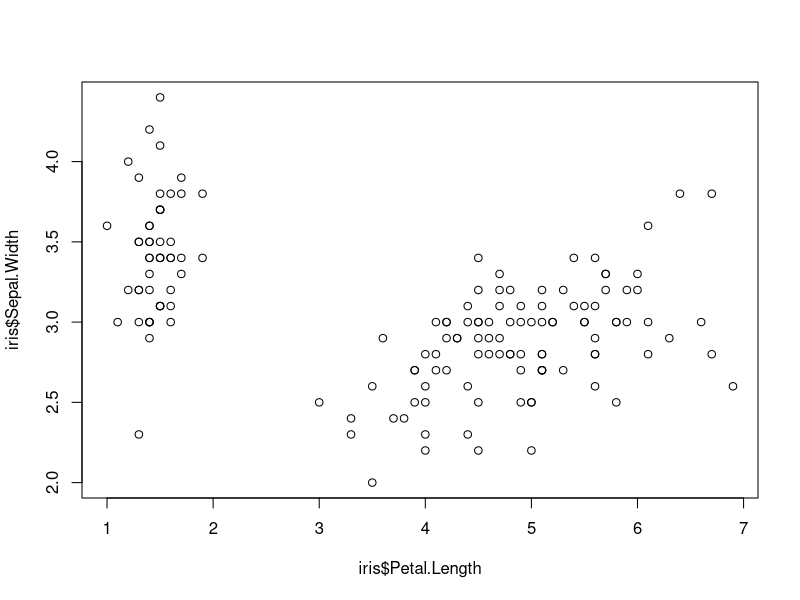
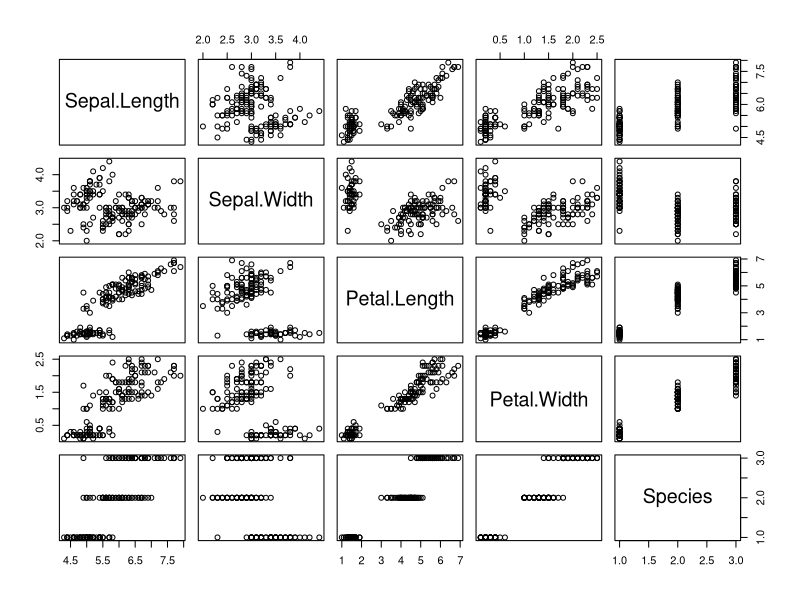
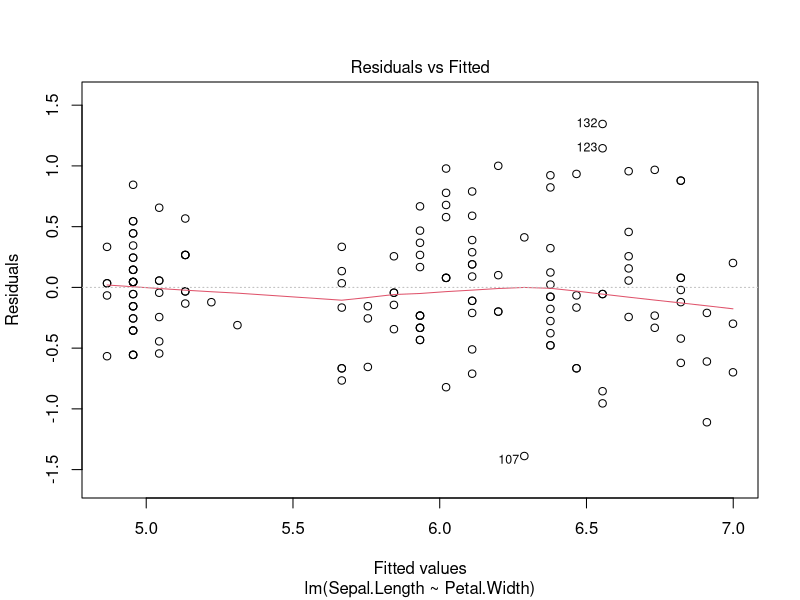
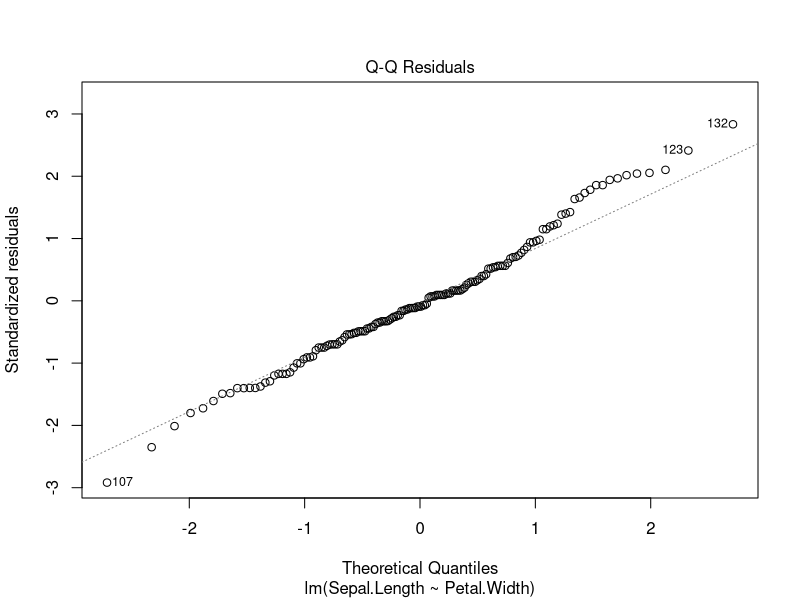
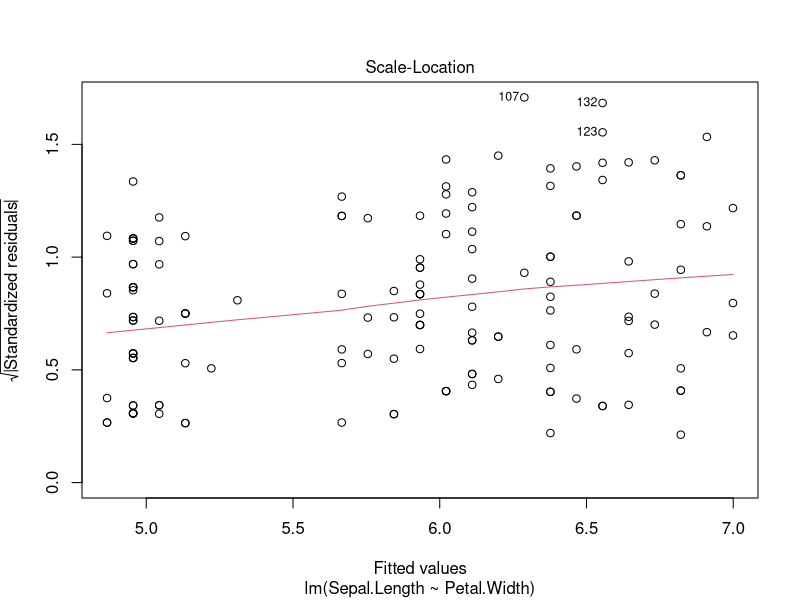
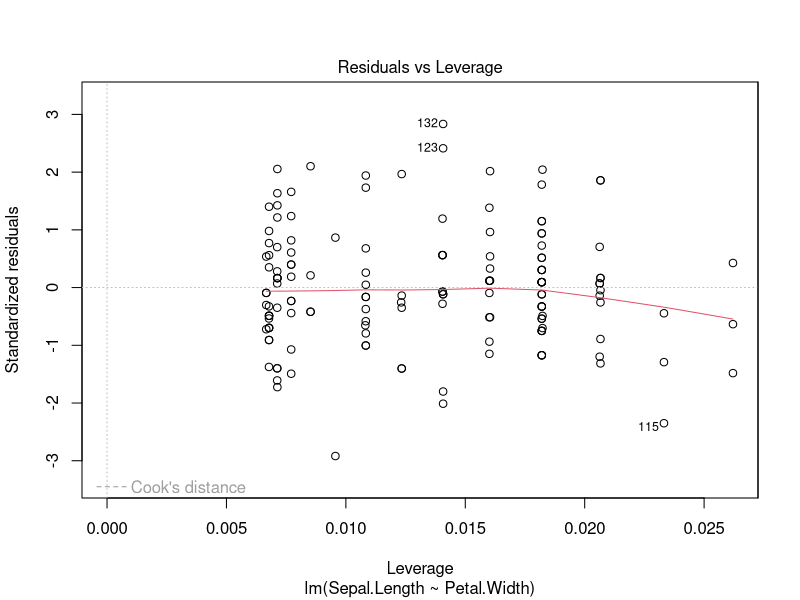

Recreate these plots in R, in order. (Note: this script raises an error after producing the figures.)
library(datasets)
data(iris)

help(iris) ##mi da' informazioni sul dataset
summary(iris) ##mi permette di vedere la "tabella" di iris
dim(iris) ##mi dice che ho  entry con 5 colonne in totale
n <- nrow(iris) ##assegno ad n=150
n #stampo n

summary(iris$Petal.Width) ##mi da' informazioni utili sulla variabile (mediana, quartili ecc.) 

plot(iris$Petal.Length,iris$Sepal.Width) ##mostra il grafico (x, y): noto che vi e' una buona separazione dei dati

plot(iris) #mostra i vari grafici di iris; posso capire quali sono gli assi che di volta in volta mostrano una distribuzione migliore dei punti, es. y=Petal.Lenght  e x=Petal.Width

lm(Sepal.Length ~ Petal.Width, data=iris) ##creo il modello di regressione (y, predittore), inoltre mi da' info utili su intercetta e corfficiente angolare

modello <- lm(Sepal.Length ~ Petal.Width, data=iris) ##assegno il modello a una variabile cosi la posso usare con piu' seemplicita'
summary(modello) ##mi da' info utili sulla regressione fatta + grafico

plot(modello) 

modello1<-lm(Sepal.Length ~ Petal.Length+Petal.Width, data=iris)  ## pw non e' significativo e R= 0.76
summary(modello1)
 
 modello5<-lm(Sepal.Length ~ Petal.Length, data=iris) ##R=0.76
 
 modello2<- lm(Sepal.Length ~ Sepal.Width+Petal.Width, data=iris) ## tutti significativi e 2 e R=0.707
 summary(modello2)
 
 modello3 <- (lm(Sepal.Length ~ Petal.Length+Sepal.Width, data=iris)) ## significativi entrambi e R= 0.84
 summary(modello3)

 anova(modello, modello1)
 anova(modello, modello2)
 
 
 bk<-lm(Sepal.Length ~ Petal.Length+Petal.Width+Sepal.Width, data=iris) ## tutti 3 e R=0.85 --> BEST, lo capisco anche facendo backword selection
 summary(bk)
 sunmmary(update(bk))
 
 plot(bk)
 
 valori.stimati <- fitted(bk)
 plot(iris$Petal.Length, iris$Sepal.Length, xlab="petal length", ylab='sepal length')  ## aggiungiamo i valori stimati
 points(iris$Petal.Length, valori.stimati, pch='x', col='green') ## aggiungiamo la retta stimata ai minimi quadrati  points(x, …)
 abline(coef(bk)[1], coef(bk)[2], lty=2, col='red', lwd=3) ## equivale a abline(beta0, beta1, lty=2, col='red')
 
 modello6 <- lm(Sepal.Length ~ log(Petal.Length), data=iris)
 summary(modello6)
 plot(iris$Petal.Length, iris$Sepal.Length)
 lines(iris$Petal.Length, predict(modello6), col="magenta")
 
 modello5<-lm(Sepal.Length ~ Petal.Length, data=iris) ##R=0.76
 valori.stimati<-fitted(modello5)
 plot(iris$Petal.Length, iris$Sepal.Length, xlab='petal length', ylab='sepal length')
 points(iris$Petal.Length, valori.stimati, pch='x', col='green')
 abline(coef(modello5)[1], coef(modello5)[2], lty=2, col='red', lwd=3)
 
 valori.stimati<-fitted(modello3)
 plot(iris$Sepal.Width, iris$Sepal.Length, xlab='sepal width', ylab='sepal length')
 points(iris$Sepal.Width, valori.stimati, pch='x', col='green')
 abline(coef(modello3)[1], coef(modello3)[3], lty=2, col='red', lwd=3)
 

 


 ##ESEMPIO BOSTON
 library(MASS)
 data(Boston)
 hist(Boston$medv, prob=TRUE, xlab='Prezzo mediano delle abitazioni',  main='Istogramma')
 plot(Boston$medv, prob=TRUE, xlab='Prezzo mediano delle abitazioni',  main='grafico a punti')
 plot(Boston$medv, Boston$lstat, main='Diagramma di dispersione med vs lstat', xlab='% di proprietari con basso stato socioeconomico', ylab='Prezzo mediano', pch=19, cex=0.5)
 cor(Boston$medv, Boston$lstat) ##mostra la correlazione fra le variabili
 modello <- lm(medv ~ lstat, data=Boston)
 valori.stimati <- fitted(modello)
 plot(Boston$lstat, Boston$medv, pch=19, cex=0.5, xlab='% proprietari con basso stato socioeconomico',  ylab='Prezzo mediano')  ## aggiungiamo i valori stimati
 points(Boston$lstat, valori.stimati, pch='x', col='green')  ## aggiungiamo la retta stimata ai minimi quadrati
 abline(coef(modello)[1], coef(modello)[2], lty=2, col='red', lwd=3) ## equivale a abline(beta0, beta1, lty=2, col='red')